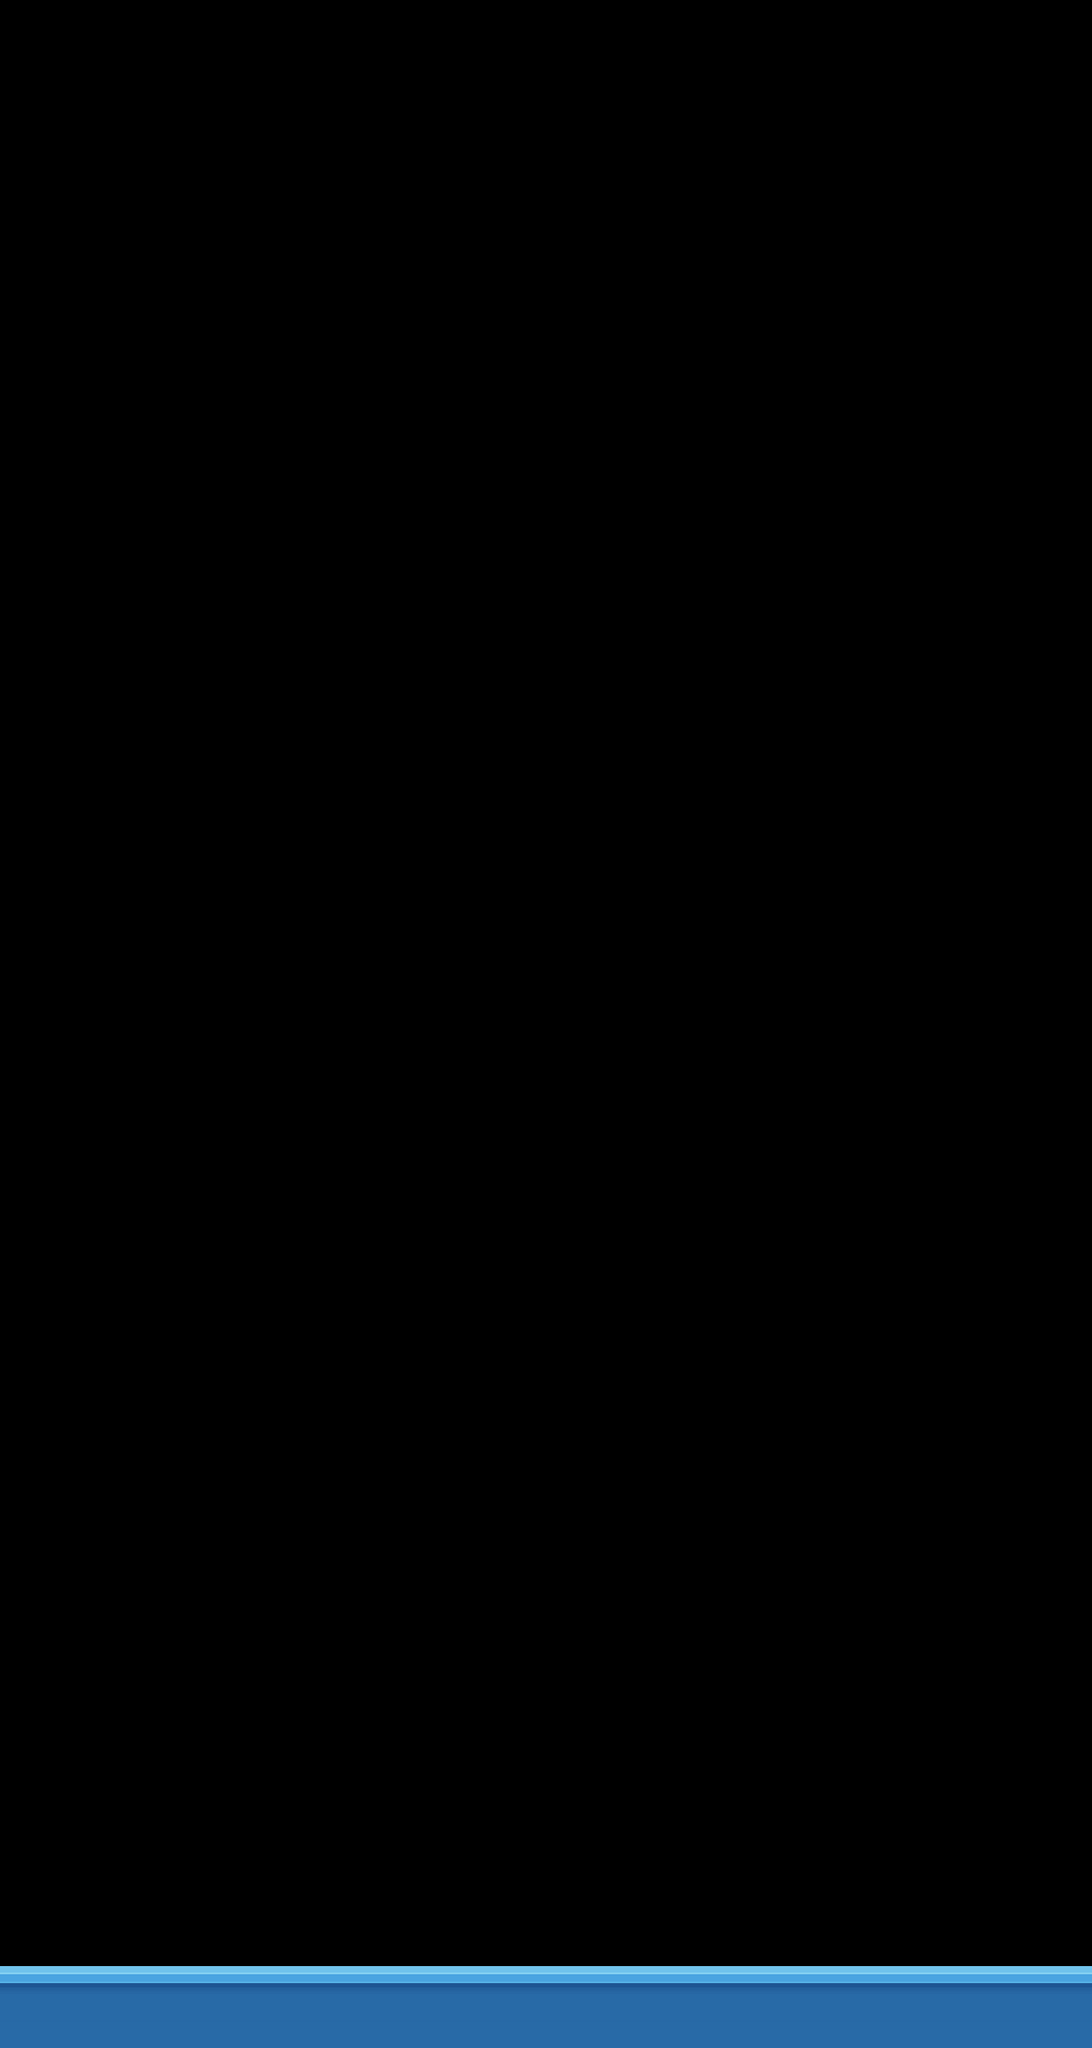

This game map was drawn from its Tiled (.tmx) file and the tilesets committed beside it. A one-line description and the trimmed map source follow:
An orthogonal 40x75 tile map with 32x32 px tiles, 1 tile layer (Tile Layer 1).

<map version="1.0" orientation="orthogonal" renderorder="right-down" width="40" height="75" tilewidth="32" tileheight="32" nextobjectid="1">
 <tileset firstgid="1" name="tileset" tilewidth="32" tileheight="32" tilecount="9" columns="3">
  <image source="tileset.png" width="96" height="96" />
 </tileset>
 <layer name="Tile Layer 1" width="40" height="75">
  <data>[3000 cells, 120 non-empty, 2 distinct tile ids]</data>
 </layer>
</map>
